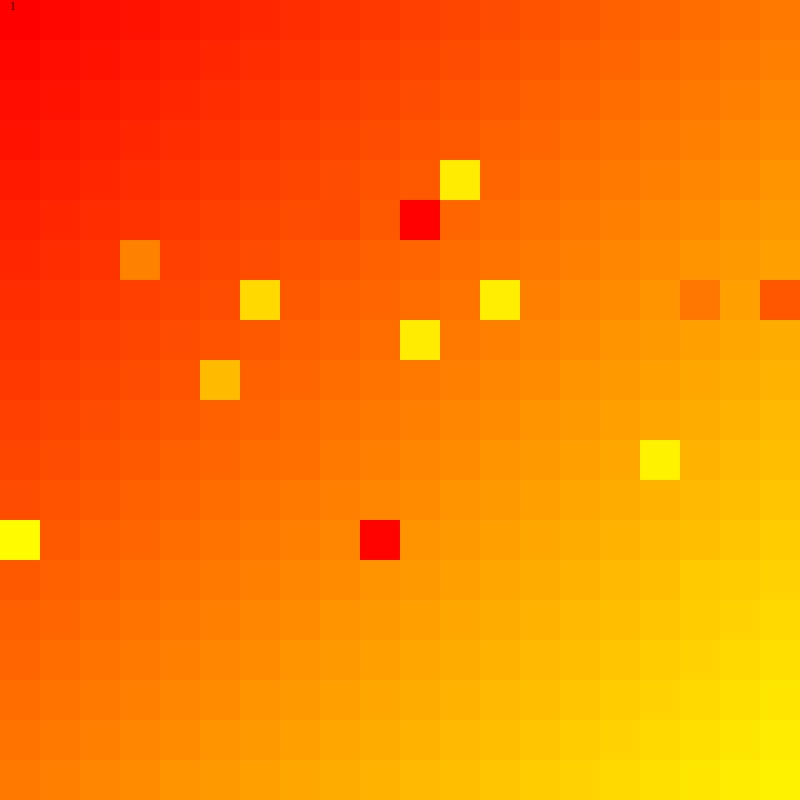
Frame 1 (no input)
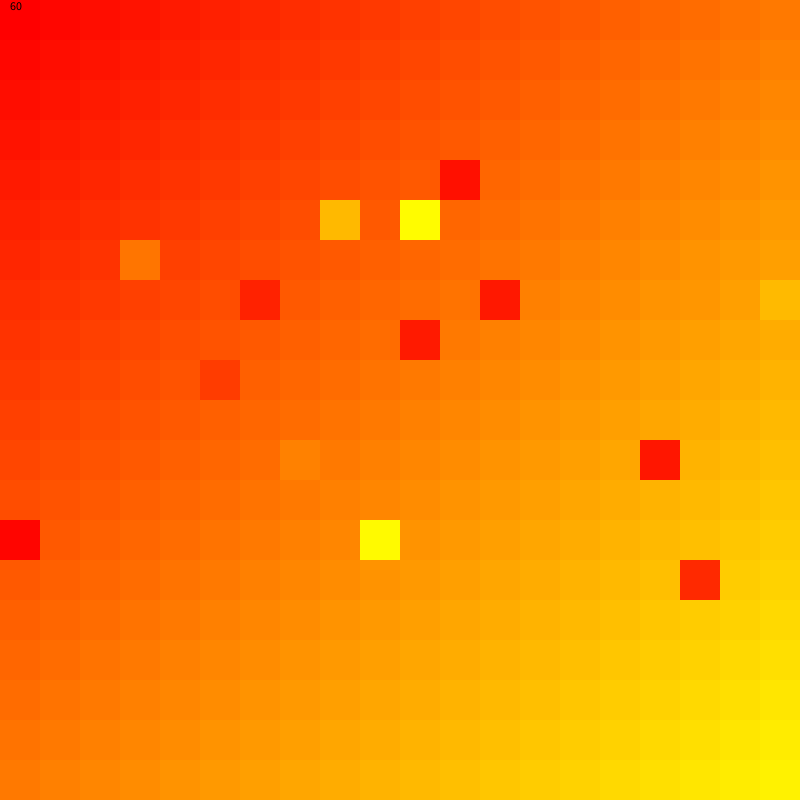
Frame 60 (the mouse pressed at the canvas centre just before this capture)
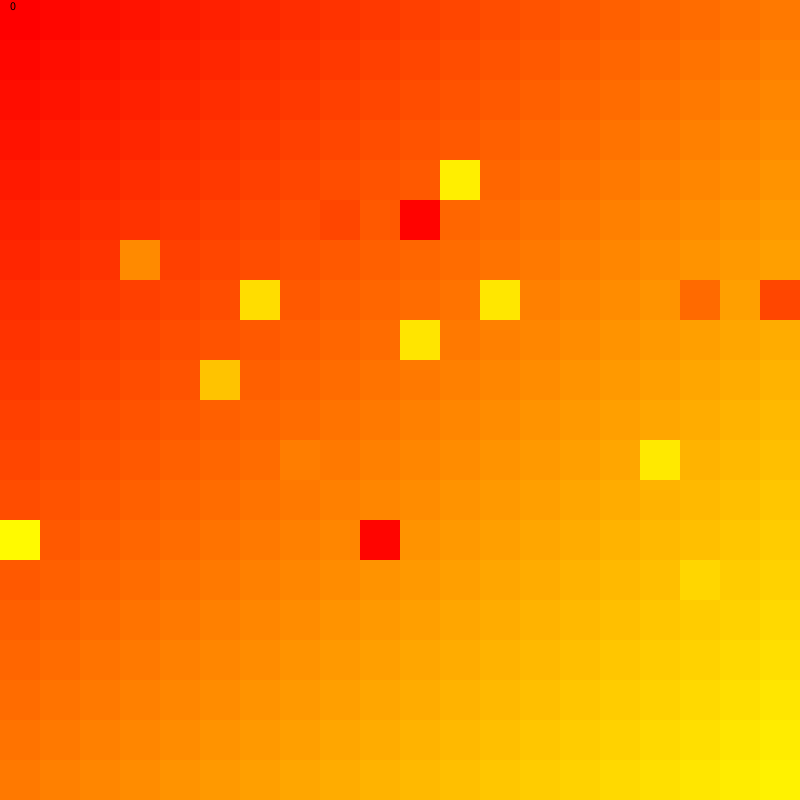
Frame 120 (the mouse held since frame 60 and released just before this capture)

The Processing sketch that drew these frames (run headless with seeded random() and noise(); from frame 60 on, the mouse is pressed at the canvas centre):

// Processing sketch: candi_background
// ── candi_background.pde
Tile[][] tiles;
final int TS = 40;
int TA, TD;
float ns = 0.1;
float Z = 0.01;
float Zi = 0.01;

int max_frames = 120;
void setup() {
  size(800, 800);
  frameRate(30);
  TA = width / TS;
  TD = height / TS;

  tiles = new Tile[TA][TD];
  for (int x = 0; x < TA; x += 1) {
    for (int y = 0; y < TD; y += 1) {
      tiles[x][y] = new Tile(x, y);
      
      float n = (float) x / (float) TA;
      n += (float) y / (float) TD;
      n /= 2;
      n *= 0.1;
      if (random(1) < n) {
        tiles[x][y].chosen = true;
      }
    }
  }
}
color A = color(255, 0, 0);
color B = color(255, 255, 0);

float f = 0;

void draw() {
  f = (float)(frameCount % max_frames) / (float) max_frames; 
  
  Z = map(sin(f * TWO_PI), -1, 1, 0, 1);
  background(0);
  noStroke();

  for (int x = 0; x < TA; x += 1) {

    for (int y = 0; y < TD; y += 1) {
      Tile t = tiles[x][y];
      t.update(f);
      t.draw();
      //color c = colours[x][y];
      //fill(c);
      //rect(x * TS, y * TS, TS, TS);
    }
  }
  fill(0);
  text(frameCount % max_frames, 10, 10);
}

// ── Tileclass.pde
class Tile {
  final int x, y;
  PVector pos;
  color c;
  boolean chosen = false;
  float a = random(TWO_PI);
  Tile (int x, int y) {
    this.x = x;
    this.y = y;
    pos = new PVector(x * TS, y * TS);
    
  }
  


  void update(float f) {
    
    float ns = fNoise(x,y);

    float n = map(cos(a + ((ns + f) * TWO_PI)), -1, 1, 0, 1);

    float xs = (float)x / (float)TA;
    float ys = (float)y / (float)TD;
    c = lerpColor(A, B, (xs + ys) / 2);

    if (chosen) {
      c = lerpColor(A,B,n);
    } else {
    }
  }


  void draw() {
    noStroke();
    fill(c);
    rect(pos.x, pos.y, TS, TS);
  }
}

float fNoise(int x, int y) {
  float xx = (float) x * ns;
  float yy = (float) y * ns;
  
  return noise(xx,yy, Z);
}
